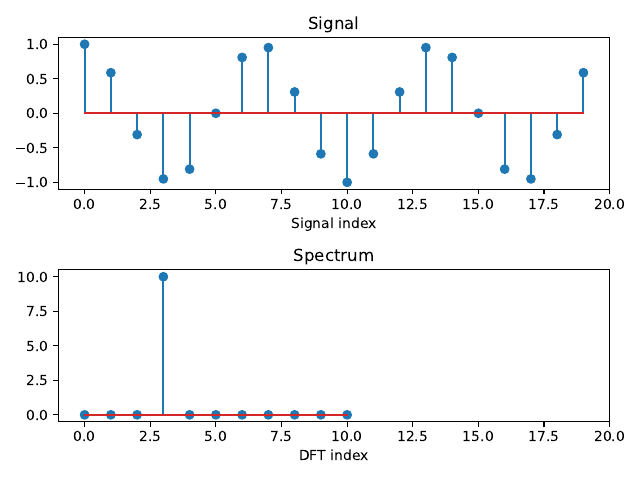

Source code (Python):
# FFT_demo_05.py

# Real FFT

import numpy as np
from matplotlib import pyplot

N = 20
n = np.arange(0, N)     # n = [0, 1, 2, ..., N-1]
f0 = 3.0
x = np.cos(2.0 * np.pi * f0 / N * n)
X = np.fft.rfft(x)
g = np.fft.irfft(X)
err = x - g                 # reconstruction error

print('max(abs(err)) = ', np.max(np.abs(err)))

fig1 = pyplot.figure(1)

ax1 = fig1.add_subplot(2, 1, 1)   # axes
ax1.stem(n, x)
ax1.set_xlim(-1, N)
ax1.set_title('Signal')
ax1.set_xlabel('Signal index')

ax2 = fig1.add_subplot(2, 1, 2)   # axes
k = np.arange(len(X))
ax2.stem(k, np.abs(X))
ax2.set_xlim(-1, N)
ax2.set_title('Spectrum')
ax2.set_xlabel('DFT index')

fig1.tight_layout()

fig1.savefig('FFT_demo_05.pdf')
pyplot.show()

